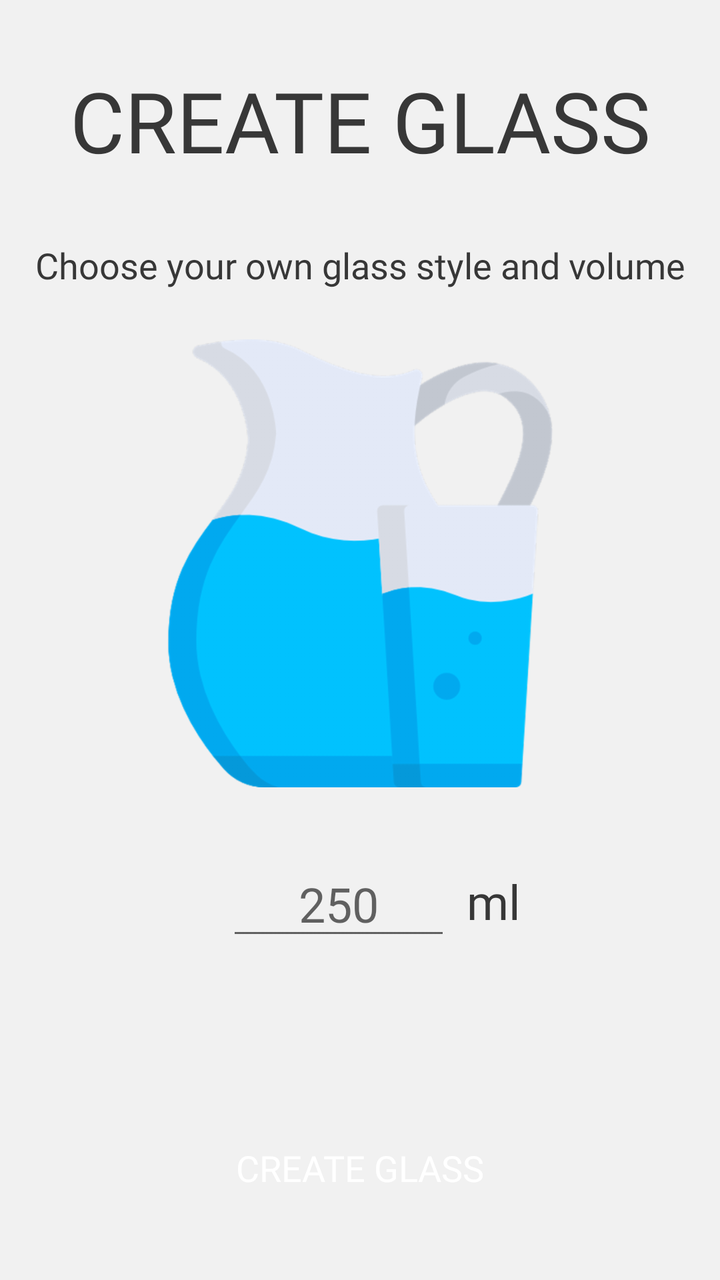
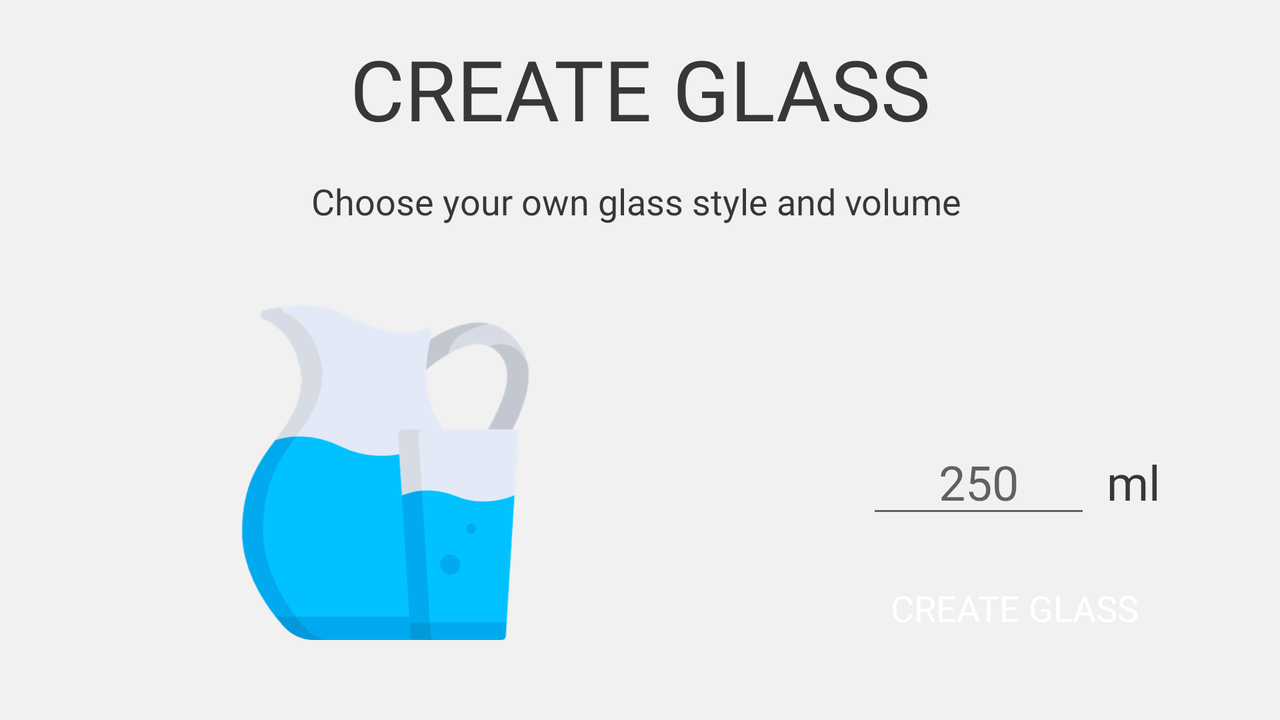

First picture: res/layout/ on a phone held upright. Second picture: the repository's own variant of that layout, on a device whose configuration matches the variant's folder. Source for both follows.
<!-- AndroidManifest.xml: application theme AppTheme -->
<!-- res/layout/activity_custom_glass.xml -->
<?xml version="1.0" encoding="utf-8"?>
<android.support.constraint.ConstraintLayout
        xmlns:android="http://schemas.android.com/apk/res/android"
        xmlns:tools="http://schemas.android.com/tools"
        xmlns:app="http://schemas.android.com/apk/res-auto"
        android:layout_width="match_parent"
        android:layout_height="match_parent"
        tools:context=".controller.CustomGlass">

    <TextView
            android:id="@+id/customTitel"
            android:text="@string/create_glass"
            android:fontFamily="@font/julius_sans_one"
            android:textSize="42sp"
            android:layout_width="wrap_content"
            android:layout_height="wrap_content"
            android:layout_marginTop="32dp"
            app:layout_constraintTop_toTopOf="parent"
            android:layout_marginStart="16dp"
            app:layout_constraintStart_toStartOf="parent"
            android:layout_marginEnd="16dp"
            app:layout_constraintEnd_toEndOf="parent"
            android:textAlignment="center"/>

    <TextView
            android:id="@+id/customText"
            android:text="@string/custom_text"
            android:fontFamily="@font/montserrat"
            android:textSize="18sp"
            android:layout_width="wrap_content"
            android:layout_height="wrap_content"
            android:textAlignment="center"
            android:layout_marginTop="32dp"
            app:layout_constraintTop_toBottomOf="@+id/customTitel"
            android:layout_marginStart="16dp"
            app:layout_constraintStart_toStartOf="parent"
            android:layout_marginEnd="16dp"
            app:layout_constraintEnd_toEndOf="parent"
            app:layout_constraintHorizontal_bias="0.493"/>

    <ImageView
            android:layout_width="224dp"
            android:layout_height="224dp"
            app:srcCompat="@drawable/water01"
            android:id="@+id/customGlassImage"
            app:layout_constraintStart_toStartOf="parent"
            android:layout_marginStart="16dp"
            app:layout_constraintEnd_toEndOf="parent"
            android:layout_marginEnd="16dp"
            android:layout_marginTop="16dp"
            app:layout_constraintTop_toTopOf="parent"
            android:layout_marginBottom="16dp"
            app:layout_constraintBottom_toBottomOf="parent"
            app:layout_constraintVertical_bias="0.4"
            android:contentDescription="@string/custom_image"
            />

    <ImageButton
            android:layout_width="40dp"
            android:layout_height="40dp"
            app:srcCompat="@drawable/ic_keyboard_arrow_right"
            android:id="@+id/customArrowRight"
            style="@style/Widget.AppCompat.Button.Borderless"
            app:layout_constraintEnd_toEndOf="parent"
            android:layout_marginEnd="16dp"
            app:layout_constraintStart_toEndOf="@+id/customGlassImage"
            android:layout_marginStart="8dp"
            app:layout_constraintTop_toTopOf="@+id/customGlassImage"
            app:layout_constraintBottom_toBottomOf="@+id/customGlassImage"
            android:contentDescription="@string/custom_right"
            android:onClick="nextImage"/>

    <ImageButton
            android:layout_width="40dp"
            android:layout_height="40dp"
            app:srcCompat="@drawable/ic_keyboard_arrow_left"
            android:id="@+id/customArrowLeft"
            style="@style/Widget.AppCompat.Button.Borderless"
            app:layout_constraintStart_toStartOf="parent"
            android:layout_marginStart="16dp"
            app:layout_constraintEnd_toStartOf="@+id/customGlassImage"
            android:layout_marginEnd="8dp"
            app:layout_constraintTop_toTopOf="@+id/customGlassImage"
            app:layout_constraintBottom_toBottomOf="@+id/customGlassImage"
            android:contentDescription="@string/custom_left"
            android:onClick="prevImage"/>

    <EditText
            android:layout_width="112dp"
            android:layout_height="wrap_content"
            android:inputType="number"
            android:ems="10"
            android:id="@+id/customVolumeInput"
            android:layout_marginTop="32dp"
            app:layout_constraintTop_toBottomOf="@+id/customGlassImage"
            android:layout_marginStart="16dp"
            app:layout_constraintStart_toStartOf="parent"
            android:layout_marginEnd="16dp"
            app:layout_constraintEnd_toEndOf="parent"
            app:layout_constraintHorizontal_bias="0.45"
            android:textSize="24sp"
            android:textAlignment="center"
            android:fontFamily="@font/montserrat"
            android:autofillHints="@string/glass_250"
            android:hint="@string/glass_250"/>

    <TextView
            android:id="@+id/mainTextUnit4"
            android:text="@string/main_unit"
            android:fontFamily="@font/montserrat"
            android:textSize="24sp"
            android:layout_width="wrap_content"
            android:layout_height="wrap_content"
            android:textAlignment="center"
            app:layout_constraintBottom_toBottomOf="@+id/customVolumeInput"
            app:layout_constraintTop_toTopOf="@+id/customVolumeInput"
            app:layout_constraintStart_toEndOf="@+id/customVolumeInput"
            android:layout_marginStart="8dp"/>

    <Button
            android:id="@+id/customCreateGlassButton"
            android:text="@string/create_glass"
            android:fontFamily="@font/montserrat"
            android:textSize="18sp"
            style="@style/Widget.AppCompat.Button.Borderless"
            android:layout_width="wrap_content"
            android:layout_height="wrap_content"
            android:layout_marginBottom="32dp"
            app:layout_constraintBottom_toBottomOf="parent"
            android:layout_marginStart="16dp"
            app:layout_constraintStart_toStartOf="parent"
            android:layout_marginEnd="16dp"
            app:layout_constraintEnd_toEndOf="parent"
            android:onClick="setCustomGlass"/>

</android.support.constraint.ConstraintLayout>
<!-- resources referenced by this layout -->
<resources>
  <!-- drawable water01: png bitmap (drawable-hdpi, 26606 bytes) -->
  <string name="create_glass">CREATE GLASS</string>
  <string name="custom_image">Set custom glass image</string>
  <string name="custom_left">Left Arrow</string>
  <string name="custom_right">Right Arrow</string>
  <string name="custom_text">Choose your own glass style and volume</string>
  <string name="glass_250">250</string>
  <string name="main_unit">ml</string>
  <style name="AppTheme" parent="Theme.MaterialComponents.Light.NoActionBar">
          
          <item name="colorPrimary">@color/colorPrimary</item>
          <item name="colorPrimaryDark">@color/colorPrimaryDark</item>
          <item name="colorAccent">@color/colorAccent</item>
          <item name="android:windowBackground">@color/colorBackground</item>
          <item name="android:textColor">@color/textColorPrimary</item>
      </style>
  <color name="colorPrimary">#FFBF00</color>
  <color name="colorPrimaryDark">#0074AB</color>
  <color name="colorAccent">#FFBF00</color>
  <color name="colorBackground">#F1F1F1</color>
  <color name="textColorPrimary">#373737</color>
</resources>
<!-- res/layout-land/activity_custom_glass.xml (the repository's variant of the layout above) -->
<!-- drawn on the phone turned sideways -->
<?xml version="1.0" encoding="utf-8"?>
<android.support.constraint.ConstraintLayout
        xmlns:android="http://schemas.android.com/apk/res/android"
        xmlns:tools="http://schemas.android.com/tools"
        xmlns:app="http://schemas.android.com/apk/res-auto"
        android:layout_width="match_parent"
        android:layout_height="match_parent"
        tools:context=".controller.CustomGlassActivity">

    <TextView
            android:id="@+id/customTitel"
            android:text="@string/create_glass"
            android:fontFamily="@font/julius_sans_one"
            android:textSize="42sp"
            android:layout_width="wrap_content"
            android:layout_height="wrap_content"
            app:layout_constraintTop_toTopOf="parent"
            app:layout_constraintStart_toStartOf="parent"
            app:layout_constraintEnd_toEndOf="parent"
            android:textAlignment="center"
            android:layout_marginTop="16dp"
            android:layout_marginStart="8dp"
            android:layout_marginEnd="8dp"
            android:textAllCaps="true"/>

    <TextView
            android:id="@+id/customText"
            android:text="@string/custom_text"
            android:fontFamily="@font/montserrat"
            android:textSize="18sp"
            android:layout_width="wrap_content"
            android:layout_height="wrap_content"
            android:textAlignment="center"
            app:layout_constraintTop_toBottomOf="@+id/customTitel"
            app:layout_constraintStart_toStartOf="parent"
            app:layout_constraintEnd_toEndOf="parent"
            app:layout_constraintHorizontal_bias="0.493"
            android:layout_marginTop="16dp"
            android:layout_marginStart="8dp"
            android:layout_marginEnd="8dp"/>

    <ImageView
            android:id="@+id/customGlassImage"
            android:contentDescription="@string/custom_image"
            android:layout_width="0dp"
            android:layout_height="0dp"
            android:layout_marginStart="32dp"
            android:layout_marginTop="40dp"
            android:layout_marginEnd="32dp"
            android:layout_marginBottom="40dp"
            app:layout_constraintStart_toStartOf="parent"
            app:layout_constraintTop_toBottomOf="@id/customText"
            app:layout_constraintEnd_toStartOf="@id/guidelineCustomGlassActivity"
            app:layout_constraintBottom_toBottomOf="parent"
            app:layout_constraintVertical_bias="0.4"
            app:layout_constraintDimensionRatio="1:1"
            app:srcCompat="@drawable/water01"/>

    <ImageButton
            android:id="@+id/customArrowRight"
            android:contentDescription="@string/custom_right"
            android:onClick="nextImage"
            android:layout_width="40dp"
            android:layout_height="40dp"
            style="@style/Widget.AppCompat.Button.Borderless"
            android:layout_marginStart="8dp"
            android:layout_marginEnd="16dp"
            app:layout_constraintStart_toEndOf="@+id/customGlassImage"
            app:layout_constraintTop_toTopOf="@+id/customGlassImage"
            app:layout_constraintEnd_toStartOf="@id/guidelineCustomGlassActivity"
            app:layout_constraintBottom_toBottomOf="@+id/customGlassImage"
            app:srcCompat="@drawable/ic_keyboard_arrow_right"/>

    <ImageButton
            android:layout_width="40dp"
            android:layout_height="40dp"
            app:srcCompat="@drawable/ic_keyboard_arrow_left"
            android:id="@+id/customArrowLeft"
            style="@style/Widget.AppCompat.Button.Borderless"
            app:layout_constraintStart_toStartOf="parent"
            android:layout_marginStart="16dp"
            app:layout_constraintEnd_toStartOf="@+id/customGlassImage"
            android:layout_marginEnd="8dp"
            app:layout_constraintTop_toTopOf="@+id/customGlassImage"
            app:layout_constraintBottom_toBottomOf="@+id/customGlassImage"
            android:contentDescription="@string/custom_left"
            android:onClick="prevImage"/>

    <EditText
            android:id="@+id/customVolumeInput"
            android:inputType="number"
            android:ems="10"
            android:textSize="24sp"
            android:textAlignment="center"
            android:fontFamily="@font/montserrat"
            android:autofillHints="@string/glass_250"
            android:hint="@string/glass_250"
            android:layout_width="112dp"
            android:layout_height="wrap_content"
            app:layout_constraintHorizontal_bias="0.4"
            app:layout_constraintEnd_toStartOf="@+id/mainTextUnit4"
            android:layout_marginStart="8dp"
            android:layout_marginEnd="8dp"
            app:layout_constraintStart_toStartOf="@+id/guidelineCustomGlassActivity"
            app:layout_constraintHorizontal_chainStyle="packed"
            android:layout_marginBottom="16dp"
            app:layout_constraintBottom_toTopOf="@+id/customCreateGlassButton"/>

    <TextView
            android:id="@+id/mainTextUnit4"
            android:text="@string/main_unit"
            android:fontFamily="@font/montserrat"
            android:textSize="24sp"
            android:layout_width="wrap_content"
            android:layout_height="wrap_content"
            android:textAlignment="center"
            android:layout_marginBottom="16dp"
            app:layout_constraintBaseline_toBaselineOf="@id/customVolumeInput"
            app:layout_constraintStart_toEndOf="@+id/customVolumeInput"
            app:layout_constraintEnd_toEndOf="parent"
            app:layout_constraintBottom_toTopOf="@id/customCreateGlassButton"
            app:layout_constraintHorizontal_bias="0.5"/>

    <Button
            android:id="@+id/customCreateGlassButton"
            android:text="@string/create_glass"
            android:onClick="setCustomGlass"
            android:fontFamily="@font/montserrat"
            android:textSize="18sp"
            style="@style/Widget.AppCompat.Button.Borderless"
            android:layout_width="wrap_content"
            android:layout_height="wrap_content"
            android:layout_marginBottom="32dp"
            app:layout_constraintStart_toStartOf="@id/customVolumeInput"
            app:layout_constraintEnd_toEndOf="@id/mainTextUnit4"
            app:layout_constraintBottom_toBottomOf="parent"
            app:layout_constraintHorizontal_bias="0.4"/>

    <android.support.constraint.Guideline
            android:layout_width="wrap_content"
            android:layout_height="wrap_content"
            android:id="@+id/guidelineCustomGlassActivity"
            android:orientation="vertical"
            app:layout_constraintGuide_percent="0.6019152"/>

</android.support.constraint.ConstraintLayout>
